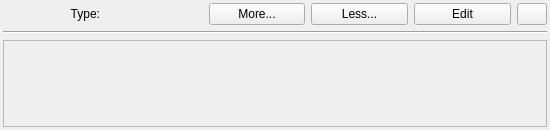
<?xml version="1.0" encoding="UTF-8"?>
<ui version="4.0">
 <class>Form</class>
 <widget class="QWidget" name="Form">
  <property name="geometry">
   <rect>
    <x>0</x>
    <y>0</y>
    <width>550</width>
    <height>130</height>
   </rect>
  </property>
  <property name="windowTitle">
   <string>Form</string>
  </property>
  <layout class="QVBoxLayout" name="verticalLayout_2">
   <property name="leftMargin">
    <number>3</number>
   </property>
   <property name="topMargin">
    <number>3</number>
   </property>
   <property name="rightMargin">
    <number>3</number>
   </property>
   <property name="bottomMargin">
    <number>3</number>
   </property>
   <item>
    <layout class="QHBoxLayout" name="horizontalLayout">
     <item>
      <widget class="QLabel" name="label">
       <property name="text">
        <string>Type:</string>
       </property>
       <property name="alignment">
        <set>Qt::AlignRight|Qt::AlignTrailing|Qt::AlignVCenter</set>
       </property>
      </widget>
     </item>
     <item>
      <widget class="QLabel" name="label_type">
       <property name="text">
        <string/>
       </property>
      </widget>
     </item>
     <item>
      <widget class="QPushButton" name="button_more">
       <property name="text">
        <string>More...</string>
       </property>
      </widget>
     </item>
     <item>
      <widget class="QPushButton" name="button_less">
       <property name="text">
        <string>Less...</string>
       </property>
      </widget>
     </item>
     <item>
      <widget class="QPushButton" name="button_edit">
       <property name="text">
        <string>Edit</string>
       </property>
      </widget>
     </item>
     <item>
      <widget class="QPushButton" name="button_delete">
       <property name="maximumSize">
        <size>
         <width>30</width>
         <height>16777215</height>
        </size>
       </property>
       <property name="text">
        <string/>
       </property>
       <property name="icon">
        <iconset>
         <normaloff>../logos/logo_cross.png</normaloff>../logos/logo_cross.png</iconset>
       </property>
      </widget>
     </item>
    </layout>
   </item>
   <item>
    <widget class="Line" name="line">
     <property name="orientation">
      <enum>Qt::Horizontal</enum>
     </property>
    </widget>
   </item>
   <item>
    <widget class="QScrollArea" name="scrollArea">
     <property name="widgetResizable">
      <bool>true</bool>
     </property>
     <widget class="QWidget" name="scroll_widget">
      <property name="geometry">
       <rect>
        <x>0</x>
        <y>0</y>
        <width>542</width>
        <height>81</height>
       </rect>
      </property>
      <layout class="QVBoxLayout" name="layout_depend_depend">
       <property name="spacing">
        <number>6</number>
       </property>
       <property name="leftMargin">
        <number>0</number>
       </property>
       <property name="topMargin">
        <number>0</number>
       </property>
       <property name="rightMargin">
        <number>0</number>
       </property>
       <property name="bottomMargin">
        <number>0</number>
       </property>
       <item>
        <spacer name="verticalSpacer">
         <property name="orientation">
          <enum>Qt::Vertical</enum>
         </property>
         <property name="sizeHint" stdset="0">
          <size>
           <width>20</width>
           <height>265</height>
          </size>
         </property>
        </spacer>
       </item>
      </layout>
     </widget>
    </widget>
   </item>
  </layout>
 </widget>
 <resources/>
 <connections/>
</ui>
